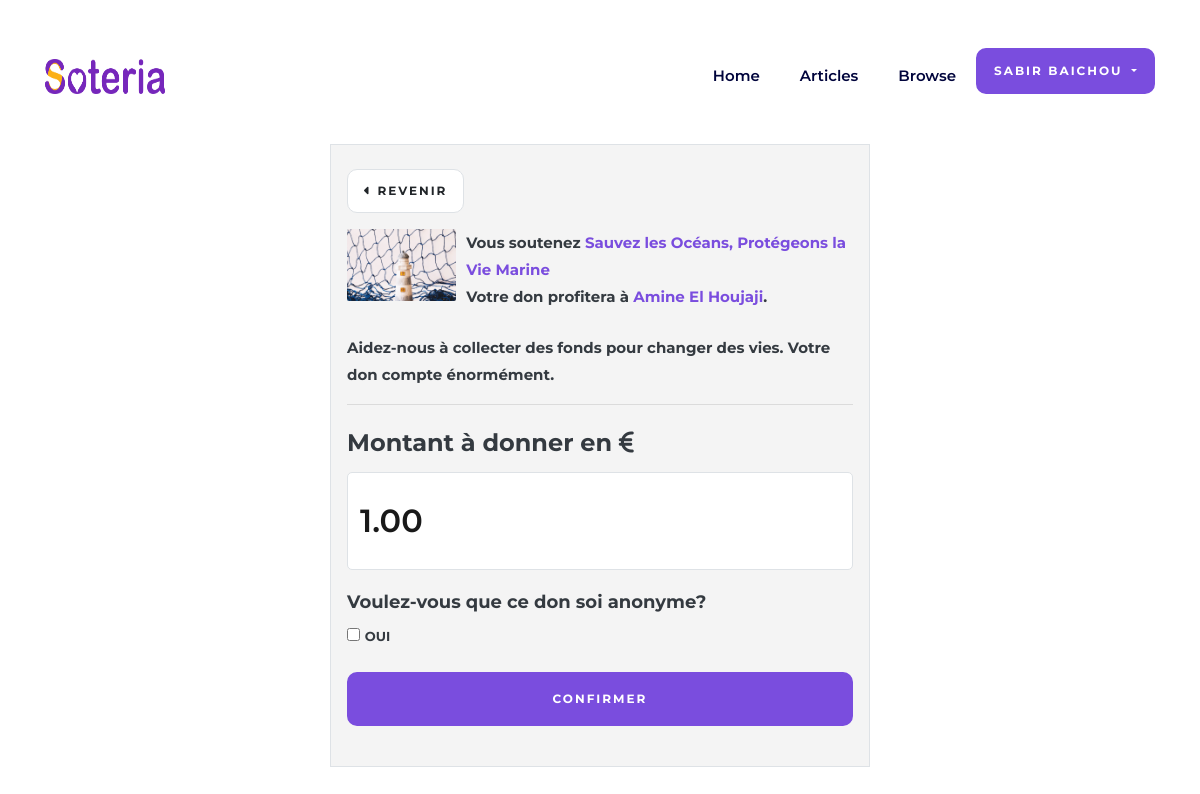
/donate&campaign_id=2 (signed in), run on the app's committed database.
### tables this page shows
CREATE TABLE `campaigns` (
  `campaign_id` int(11) NOT NULL,
  `user_id` int(11) DEFAULT NULL,
  `title` varchar(255) DEFAULT NULL,
  `description` text DEFAULT NULL,
  `image` varchar(255) NOT NULL,
  `goal_amount` decimal(10,2) DEFAULT NULL,
  `current_amount` decimal(10,2) DEFAULT NULL,
  `deadline_date` date DEFAULT NULL,
  `campaign_status` enum('draft','active','completed') DEFAULT 'active',
  `date_created` timestamp NOT NULL DEFAULT current_timestamp(),
  `date_updated` timestamp NOT NULL DEFAULT current_timestamp() ON UPDATE current_timestamp()
);

CREATE TABLE `users` (
  `user_id` int(11) NOT NULL,
  `first_name` varchar(50) DEFAULT NULL,
  `last_name` varchar(50) DEFAULT NULL,
  `email` varchar(50) DEFAULT NULL,
  `password` varchar(255) DEFAULT NULL,
  `rank` enum('0','1','2') NOT NULL,
  `avatar` varchar(255) NOT NULL DEFAULT 'public/img/avatars/default.jpg',
  `date_created` timestamp NOT NULL DEFAULT current_timestamp(),
  `date_updated` timestamp NOT NULL DEFAULT current_timestamp() ON UPDATE current_timestamp()
);

### controller/frontend.php (called while the page is built, shortened)
<?php
require('model/frontend.php');
function donationPage(){
    $poste = getCampaign($_GET['campaign_id']);
    $poste = $poste->fetchAll();
    require("view/donation.php");
}

### model/frontend.php (called while the page is built, shortened)
<?php
function dbConnect(){
    try{
        $db = new PDO("mysql:host=localhost;dbname=soteria;charset=utf8","root","");
        $db->setAttribute(PDO::ATTR_ERRMODE, PDO::ERRMODE_EXCEPTION);
        return $db;
    }catch(PDOEcxeption $e){
        die("Erreur - " . $e->getMessage());
    }
}
function getCampaign($id){
    $db = dbConnect();
    $req = $db->prepare("SELECT c.*,cc.category_name,cc.category_id,u.first_name,u.last_name,u.avatar FROM users u INNER JOIN campaigns c ON u.user_id = c.user_id INNER JOIN campaign_category_map ccm ON c.campaign_id=ccm.campaign_id INNER JOIN campaign_categories cc ON cc.category_id = ccm.category_id WHERE c.campaign_id = ?");
    $req->execute(array($id));
    return $req;
}

### view/donation.php (the view, shortened to what this page needs)
<?php include 'partials/_navbar.php' ?>
<div style="overflow-x: hidden;">
    <div class="d-flex justify-content-center align-items-center">
        <div class="container mt-5 pt-5">
            <div class="row">
                <div class="col-md-6 mx-auto">
                    <div class="px-3 py-4 bg-light mt-5 border">
                        <div class="mx-auto">
                            <a href="campaign&campaign_id=<?= $_GET['campaign_id'] ?>" class="btn border bg-white"><i class="fa-solid fa-caret-left"></i> Revenir</a>
                            <div class="d-flex mt-3" style="gap:10px;">
                                <div class="core h-100" style="width: 8.25rem; display:block;">
                                    <div class="core-entity" style="background-image: url(<?= $poste[0]['image'] ?>);"></div>
                                </div>
                                <div class="content">
                                    <p class="text-dark font-weight-bold">
                                        Vous soutenez  <span class="font-weight-bold text-secondary"><?= $poste[0]['title'] ?></span>
                                        <br>
                                        Votre don profitera à <span class="font-weight-bold text-secondary"><?= $poste[0]['first_name'] . " " . $poste[0]['last_name'] ?></span>.
                                    </p>
                                </div>
                            </div>
                            <p class="m-0 mt-2 text-dark font-weight-bold">Aidez-nous à collecter des fonds pour changer des vies. Votre don compte énormément. </p>
                            <hr>
                            <form action="" method="POST" class="appointment p-0 mt-3">
                            <div class="row">
                                <label for="name" class="text-dark font-weight-bold col-md-12" style="font-size:24px;">Montant à donner  en <i class="fa-solid fa-euro-sign"></i></label>
                                <div class="col-md-12 mx-auto">
                                    <div class="form-group">
                                        <div class="input-wrap">
                                            <input type="number" style="font-size:32px;" value="1.00" min="1" step="0.10" name="amount" class="form-control py-5 border" placeholder="">
                                        </div>
                                    </div>
                                </div>
                                <div class="col-md-12">
                                    <div class="form-group" style="font-size:18px;">
                                        <div class="d-lg-flex">
                                            <div class="form-checkbox mr-3">
                                                <span class="fill-control-description text-dark font-weight-bold">Voulez-vous que ce don soi anonyme?</span> <br>
                                                <input type="checkbox" name="anonyme" id="anonyme"> <label for="anonyme" class="text-dark font-weight-bold">Oui</label>
                                            </div>
                                        </div>
                                    </div>
                                </div>
                                <div class="col-md-12">
                                    <div class="form-group">
                                        <input type="submit" name="donate" value="Confirmer" class="btn btn-secondary py-3 px-4">
                                    </div>
                                </div>
                            </div>
                        </form>
                        </div>
                    </div>
                </div>
            </div>
        </div>
    </div>
</div>
<?php require('template.php');?>

### data on the page
campaigns: image (picture), title "Sauvez les Océans, Protégeons la Vie Marine"
users: first_name "Amine", last_name "El Houjaji"

### other printed values
$_SESSION['firstName'] "SABIR"
$_SESSION['lastName'] "BAICHOU"
